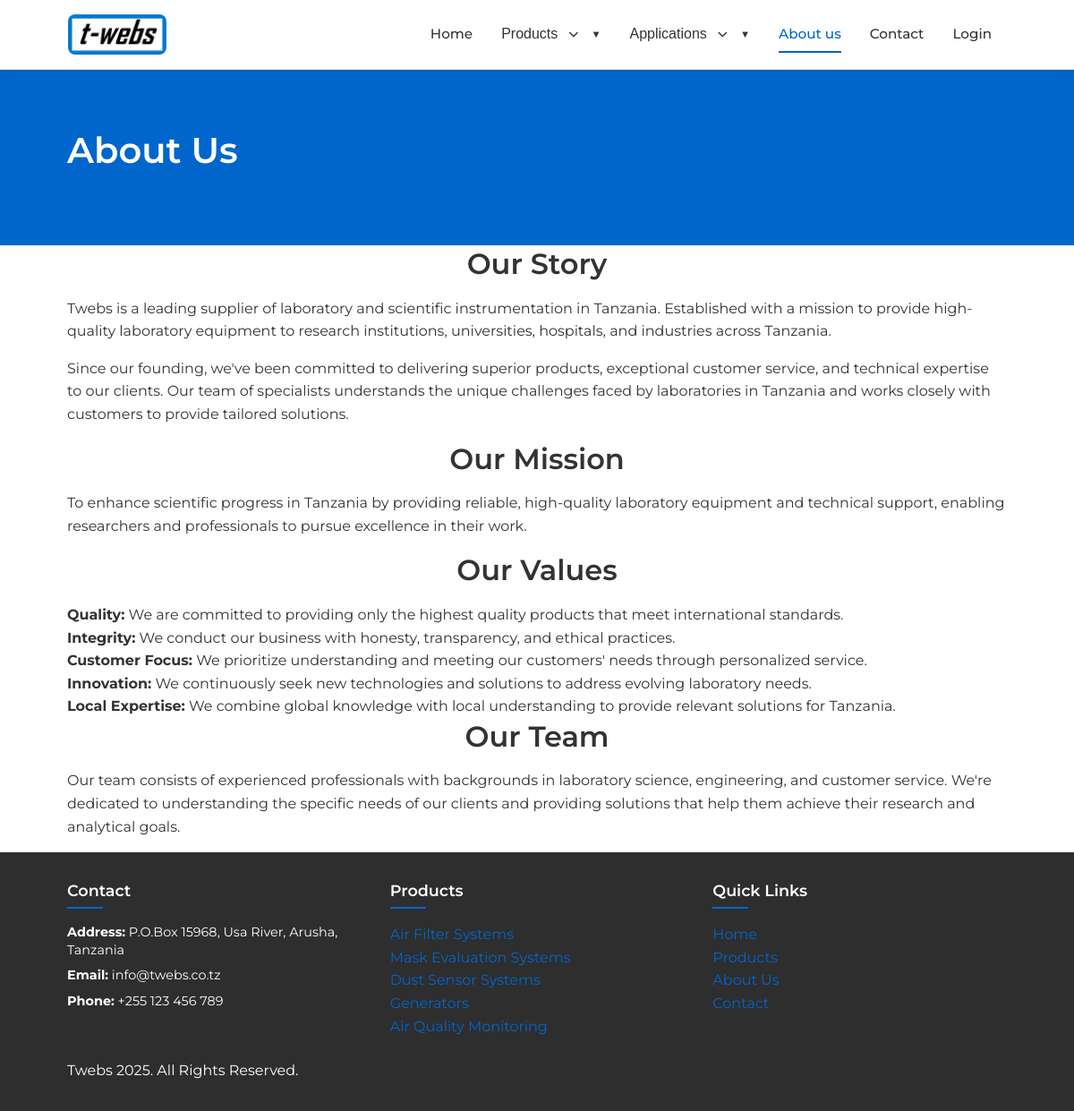
The app's page /page/about-us/ with its own data.
### website/models.py (models this page shows, shortened)
class Page(models.Model):
    title = models.CharField(max_length=200)
    slug = models.SlugField(unique=True, editable=False)
    content = models.TextField()
    meta_description = models.TextField(blank=True, null=True, help_text="SEO meta description")
    featured_image = models.ImageField(upload_to='pages/', blank=True, null=True)
    active = models.BooleanField(default=True)

class ProductCategory(models.Model):
    name = models.CharField(max_length=100)
    slug = models.SlugField(unique=True, editable=False)
    description = models.TextField(blank=True, null=True)
    order = models.PositiveIntegerField(default=0)
    class Meta:
        verbose_name_plural = "Product Categories"
        ordering = ['order']

class SiteSettings(models.Model):
    site_title = models.CharField(max_length=100, default="Twebs")
    site_description = models.TextField(default="Leading supplier of laboratory and scientific instrumentation in Southern Africa")
    email = models.EmailField(default="info@twebs.com")
    phone = models.CharField(max_length=20, default="+27 123 456 789")
    address = models.TextField(default="123 Lab Street, Pretoria, South Africa")
    facebook_url = models.URLField(blank=True, null=True)
    twitter_url = models.URLField(blank=True, null=True)
    instagram_url = models.URLField(blank=True, null=True)
    linkedin_url = models.URLField(blank=True, null=True)
    footer_text = models.CharField(max_length=200, default="  Twebs 2025. All Rights Reserved.")
    class Meta:
        verbose_name = "Site Settings"
        verbose_name_plural = "Site Settings"

### website/views.py (the view)
# urls.py: path('page/<slug:page_slug>/', views.custom_page, name='custom_page'),
def custom_page(request, page_slug):
    context = get_common_context()
    page = get_object_or_404(Page, slug=page_slug, active=True)
    context['page'] = page
    return render(request, 'website/page.html', context)

### website/views.py (called while the page is built, shortened)
def get_common_context():
    context = {}
    try:
        context['site_settings'] = SiteSettings.objects.first()
    except:
        context['site_settings'] = None
    try:
        context['product_categories'] = ProductCategory.objects.all()
    except:
        context['product_categories'] = []
    context['applications_enabled'] = True
    context['application_categories'] = [
        {'name': 'Materials Testing', 'url': '#'},
        {'name': 'Microscopy', 'url': '#'},
        {'name': 'Spectroscopy', 'url': '#'},
    ]
    return context

### website/templates/website/page.html (shortened to what this page needs)
{% extends 'website/base.html' %}
{% load static %}
{% block content %}
  <section class="page-header">
    <div class="container">
      <h1>{{ page.title }}</h1>
    </div>
  </section>
  <section class="page-content">
    <div class="container">
      <div class="content-wrapper">
        <div class="page-text">
          {{ page.content|safe }}
        </div>
      </div>
    </div>
  </section>
{% endblock %}

### website/templates/website/base.html (shortened to what this page needs)
{% load static %}
<!DOCTYPE html>
<html lang="en">
  <head>
    <link rel="stylesheet" href="{% static 'website/css/style.css' %}">
    <link rel="stylesheet" href="https://cdnjs.cloudflare.com/ajax/libs/font-awesome/6.5.1/css/all.min.css">
  </head>
  <body>
    <header class="navbar">
      <div class="container">
        <a href="{% url 'website:home' %}" class="logo">
          <img src="{% static 'website/img/logo.png' %}" alt="{{ site_settings.site_title|default:'Twebs' }} Logo" class="logo-img" width="150" height="50">
        </a>
        <nav class="nav-menu">
          <a href="{% url 'website:home' %}" class="nav-link {% if request.path == '/' %}active{% endif %}">Home</a>
          <div class="dropdown">
            <button class="dropdown-btn">Products <i class="fas fa-chevron-down"></i></button>
          </div>
          {% if applications_enabled %}
          <div class="dropdown">
            <button class="dropdown-btn">Applications <i class="fas fa-chevron-down"></i></button>
          </div>
          {% endif %}
          <a href="{% url 'website:about' %}" class="nav-link {% if 'about' in request.path %}active{% endif %}">About us</a>
          <a href="{% url 'website:contact' %}" class="nav-link {% if 'contact' in request.path %}active{% endif %}">Contact</a>
          <a href="{% url 'adminpage:login' %}" class="nav-link {% if 'login' in request.path %}active{% endif %}">Login</a>
        </nav>
      </div>
    </header>
    <main>
      {% block content %}{% endblock %}
    </main>
    <footer class="footer">
      <div class="container">
        <div class="footer-content">
          <div class="footer-column">
            <h3>Contact</h3>
            <ul class="contact-info">
              <li><strong>Address:</strong> P.O.Box 15968, Usa River, Arusha, Tanzania</li>
              <li><strong>Email:</strong> <a href="mailto:info@twebs.co.tz">info@twebs.co.tz</a></li>
              <li><strong>Phone:</strong> +255 123 456 789</li>
            </ul>
          </div>
          <div class="footer-column">
            <h3>Products</h3>
            <ul class="footer-links">
              {% for category in product_categories %}
                <li><a href="{% url 'website:product_category' category.slug %}">{{ category.name }}</a></li>
              {% endfor %}
            </ul>
          </div>
          <div class="footer-column">
            <h3>Quick Links</h3>
            <ul class="footer-links">
              <li><a href="{% url 'website:home' %}">Home</a></li>
              <li><a href="{% url 'website:products' %}">Products</a></li>
              <li><a href="{% url 'website:about' %}">About Us</a></li>
              <li><a href="{% url 'website:contact' %}">Contact</a></li>
            </ul>
          </div>
        </div>
        <div class="footer-bottom">
          <p>{{ site_settings.footer_text|default:"&copy; Twebs 2025. All Rights Reserved." }}</p>
        </div>
      </div>
    </footer>
  </body>
</html>

### website/static/website/css/style.css (style rules this page uses)
:root { --primary-color: #0066cc; --primary-dark: #0052a3; --primary-light: #4d94ff; --primary-bg: #e6f0ff; --text-color: #333333; --text-light: #666666; --background-color: #ffffff; --background-alt: #f7f7f7; --border-color: #e5e7eb; --shadow: 0 4px 6px -1px rgba(0, 0, 0, 0.1), 0 2px 4px -1px rgba(0, 0, 0, 0.06); --shadow-md: 0 10px 15px -3px rgba(0, 0, 0, 0.1), 0 4px 6px -2px rgba(0, 0, 0, 0.05); --radius: 0.5rem; }
* { margin: 0; padding: 0; box-sizing: border-box; }
body { font-family: 'Montserrat', sans-serif; font-size: 16px; line-height: 1.6; color: var(--text-color); background-color: var(--background-color); }
h1, h2, h3, h4, h5, h6 { margin-bottom: 0.5em; font-weight: 600; line-height: 1.2; }
h1 { font-size: 2.5rem; }
h2 { font-size: 2rem; margin-bottom: 1.5rem; text-align: center; }
h3 { font-size: 1.5rem; margin-bottom: 1rem; }
p { margin-bottom: 1rem; }
a { color: var(--primary-color); text-decoration: none; transition: color 0.3s ease; }
ul { list-style: none; }
img { max-width: 100%; height: auto; border-radius: var(--radius); }
body { font-family: 'Montserrat', sans-serif; line-height: 1.6; color: #333; }
.container { width: 90%; max-width: 1200px; margin: 0 auto; padding: 0 15px; }
h1, h2, h3 { margin-bottom: 1rem; font-weight: 600; line-height: 1.3; }
h2 { font-size: 2rem; }
h3 { font-size: 1.5rem; }
.navbar { background-color: white; border-bottom: 1px solid var(--border-color); padding: 0.5rem 0; position: sticky; top: 0; z-index: 1000; box-shadow: 0 2px 5px rgba(0, 0, 0, 0.05); }
.navbar .container { display: flex; align-items: center; justify-content: space-between; padding: 0 1rem; }
.logo-img { max-height: 45px; width: auto; }
.nav-menu { display: flex; align-items: center; }
.nav-link { color: #333; font-weight: 500; padding: 1rem 1.25rem; text-decoration: none; transition: color 0.3s; display: inline-block; font-size: 0.95rem; }
.nav-link:hover, .nav-link.active { color: #007bff; }
.dropdown { position: relative; display: inline-block; margin: 0 1rem; }
.dropdown-btn { background: none; border: none; font-size: 1rem; font-weight: 500; cursor: pointer; color: var(--text-color); display: flex; align-items: center; padding: 0.5rem 0.8rem; border-radius: 4px; transition: all 0.2s ease; }
.dropdown-btn i { font-size: 0.7rem; margin-left: 6px; transition: transform 0.2s ease; }
.navbar { background-color: white; box-shadow: 0 2px 10px rgba(0, 0, 0, 0.1); padding: 1rem 0; position: sticky; top: 0; z-index: 100; }
.navbar .container { display: flex; justify-content: space-between; align-items: center; }
.logo { display: flex; align-items: center; font-weight: 700; }
.nav-link { margin: 0 1rem; color: var(--text-color); font-weight: 500; position: relative; padding: 0.5rem 0; }
.nav-link.active { color: var(--primary-color); }
.nav-link.active::after { content: ''; position: absolute; bottom: 0; left: 0; width: 100%; height: 2px; background-color: var(--primary-color); }
.dropdown-btn { background: none; border: none; font-size: 1rem; font-weight: 500; cursor: pointer; color: var(--text-color); display: flex; align-items: center; padding: 0.5rem 0; }
.dropdown-btn::after { content: '▼'; font-size: 0.7rem; margin-left: 0.5rem; }
.footer { background-color: #2e2e2e; color: #fff; padding: 2rem 0 1rem; }
.footer-content { display: grid; grid-template-columns: repeat(auto-fit, minmax(200px, 1fr)); gap: 2rem; margin-bottom: 1.5rem; }
.footer-column h3 { font-size: 1.1rem; margin-bottom: 1rem; position: relative; padding-bottom: 8px; }
.footer-column h3:after { content: ''; position: absolute; left: 0; bottom: 0; width: 40px; height: 2px; background-color: var(--primary-color); }
.contact-info { list-style: none; padding: 0; margin: 0; font-size: 0.9rem; }
.contact-info li { margin-bottom: 8px; line-height: 1.4; }
.contact-info a { color: #fff; transition: color 0.2s; }
.page-header { background-color: var(--primary-color); color: white; padding: 4rem 0; }
.page-header h1 { margin-bottom: 1rem; }
.nav-link, .dropdown-btn { display: flex; align-items: center; gap: 6px; }

### records on screen
Page: title "About Us", content "Our Story Twebs is a leading supplier of laboratory and scientific instrumentation in Tanzania. Established with a mission to provide high-quality laboratory equipment to research institutions, universities, hospitals, and industries across Tanzania. Since our founding, we've been committed to delivering superior products, exceptional customer service, and technical expertise to our clients. Our team of specialists understands the unique challenges faced by laboratories in Tanzania and works closely with customers to provide tailored solutions. Our Mission To enhance scientific progress in Tanzania by providing reliable, high-quality laboratory equipment and technical support, enabling…"
ProductCategory: name "Air Filter Systems"
ProductCategory: name "Mask Evaluation Systems"
ProductCategory: name "Dust Sensor Systems"
ProductCategory: name "Generators"
ProductCategory: name "Air Quality Monitoring"
SiteSettings: footer_text "Twebs 2025. All Rights Reserved."
